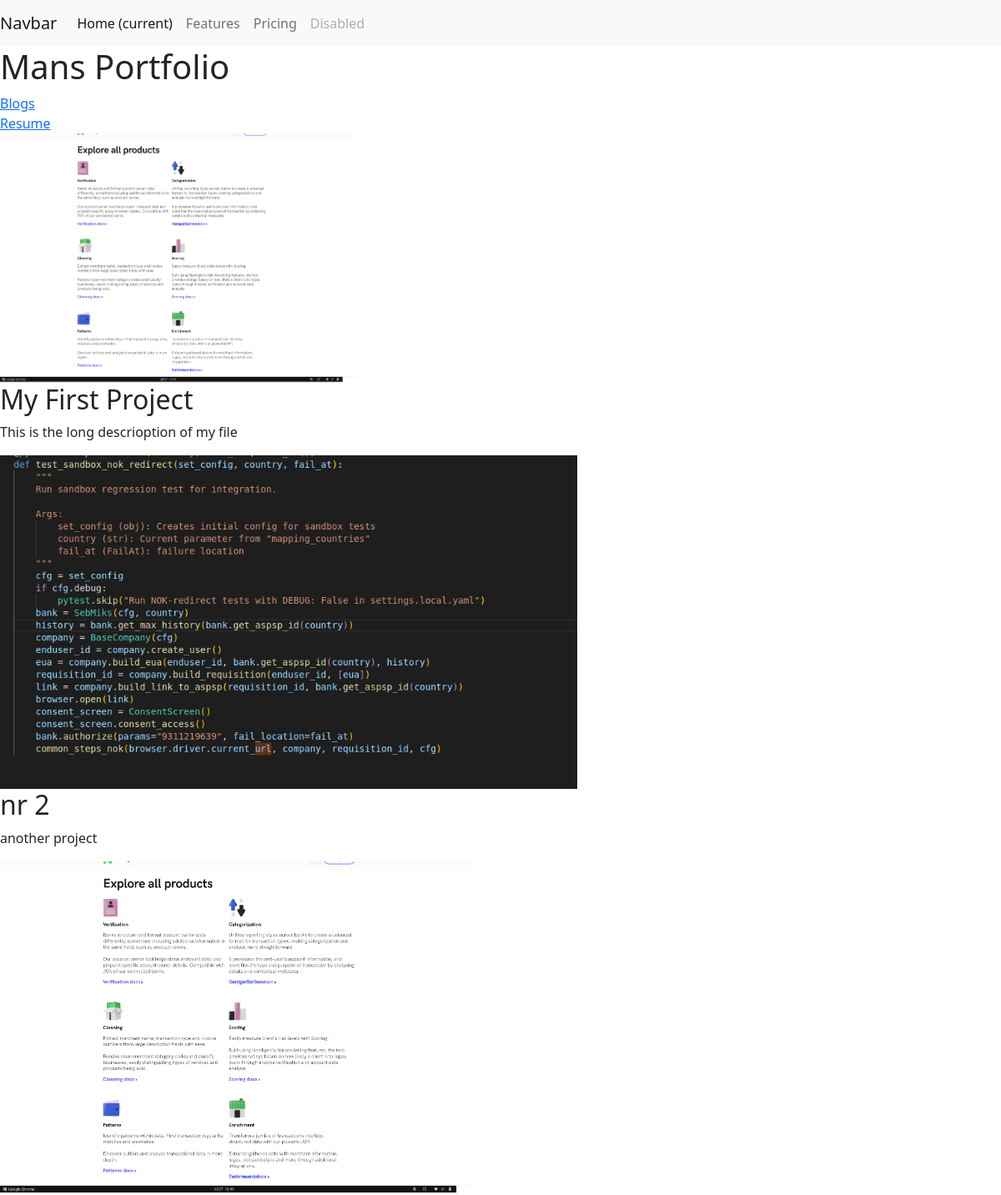
The page / on the database its author committed.
### portfolio/models.py (models this page shows, shortened)
class Project(models.Model):
    title = models.CharField(max_length=100)
    description = models.CharField(max_length=250)
    image = models.ImageField(upload_to='portfolio/images/')
    url = models.URLField(blank=True)

### portfolio/views.py (the view)
# urls.py: 2. Add a URL to urlpatterns:  path('', views.home, name='home')
def home(request):
    projects = Project.objects.all()
    return render(request, 'portfolio/home.html', {'projects':projects})

### portfolio/templates/portfolio/home.html (shortened to what this page needs)
{% extends 'portfolio/base.html' %}
{% block content %}
<h1>Mans Portfolio</h1>
{% load static %}
<a href="{% url 'blog:all_blogs' %}">Blogs</a>
<br>
<a href="{% static 'portfolio/sample.pdf' %}">Resume</a>
<br>
<img src="{% static 'portfolio/Screens.png' %}" height="300">
{% for project in projects %}
<h2>{{ project.title }}</h2>
<p>{{ project.description }}</p>
<img src="{{ project.image.url }}" height=400>
{% endfor %}
{% endblock %}

### portfolio/templates/portfolio/base.html (shortened to what this page needs)
<!doctype html>
<html lang="en">
  <head>
    <link href="https://cdn.jsdelivr.net/npm/bootstrap@5.2.0/dist/css/bootstrap.min.css" rel="stylesheet">
  </head>
  <body>
    <nav class="navbar navbar-expand-lg navbar-light bg-light">
        <a class="navbar-brand" href="#">Navbar</a>
        <div class="collapse navbar-collapse" id="navbarNavAltMarkup">
          <div class="navbar-nav">
            <a class="nav-item nav-link active" href="#">Home <span class="sr-only">(current)</span></a>
            <a class="nav-item nav-link" href="#">Features</a>
            <a class="nav-item nav-link" href="#">Pricing</a>
            <a class="nav-item nav-link disabled" href="#">Disabled</a>
          </div>
        </div>
      </nav>
{% block content %} {% endblock %}
  </body>
</html>

### rows shown on the page
Project: title "My First Project", description "This is the long descrioption of my file", image (picture)
Project: title "nr 2", description "another project", image (picture)
